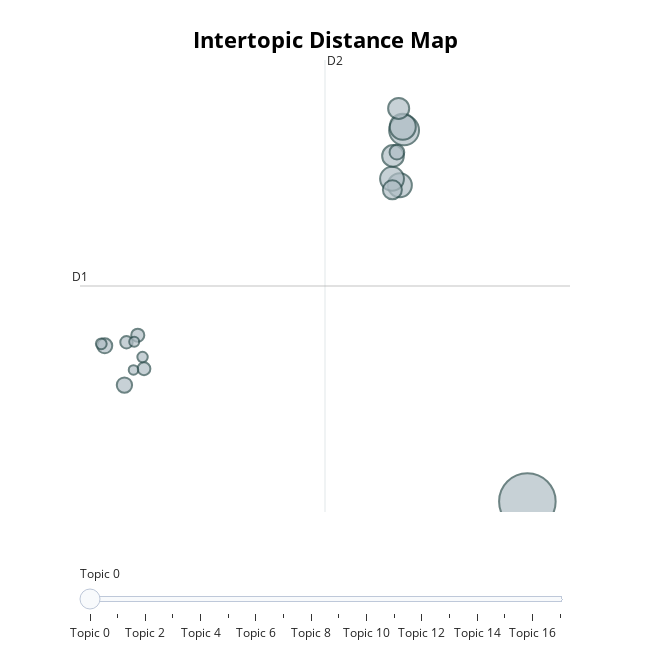

Source (notebook cell):
### Code cell


### Figure 1 — Plotly figure (JSON) as saved in the notebook; plotly's stock layout.template omitted (floating-point values rounded to 4 significant figures)
{"data": [{"customdata": [[19.42, -2.069, 0, "policy | and | monetary | financial | of", 354], [10.99, 8.851, 1, "to | we | our | have | euro", 99], [10.9, 8.954, 2, "inflation | euro | and | policy | growth", 75], [10.7, 7.233, 3, "banks | are | for | banking | have", 64], [10.17, 7.423, 4, "european | union | financial | euro | market", 63], [10.24, 8.097, 5, "financial | as | have | crisis | on", 52], [10.62, 9.494, 6, "auf | das | eine | nicht | wir", 49], [10.19, 7.099, 7, "payments | payment | retail | digital | instant", 40], [-8.111, 1.355, 8, "euro | banknotes | is | it | to", 26], [-9.456, 2.511, 9, "financial | banks | banking | be | area", 25], [10.5, 8.206, 10, "that | of | it | research | which", 24], [-7.2, 2.822, 11, "euro | ecb | digital | economic | european", 19], [-6.774, 1.835, 12, "los | para | se | por | les", 18], [-7.972, 2.614, 13, "presentation | content | related | executive | ecb", 17], [-9.693, 2.568, 14, "financial | policy | rate | ecb | households", 13], [-6.873, 2.179, 15, "we | as | have | financial | for", 12], [-7.443, 2.632, 16, "cyber | infrastructures | fmis | ecrb | european", 11], [-7.492, 1.802, 17, "euro | growth | and | for | it", 10]], "hovertemplate": "<b>Topic %{customdata[2]}</b><br>Words: %{customdata[3]}<br>Size: %{customdata[4]}", "legendgroup": "", "marker": {"color": "#B0BEC5", "line": {"color": "DarkSlateGrey", "width": 2}, "size": [354, 99, 75, 64, 63, 52, 49, 40, 26, 25, 24, 19, 18, 17, 13, 12, 11, 10], "sizemode": "area", "sizeref": 0.2213, "symbol": "circle"}, "mode": "markers", "name": "", "orientation": "v", "showlegend": false, "type": "scatter", "x": [19.42, 10.99, 10.9, 10.7, 10.17, 10.24, 10.62, 10.19, -8.111, -9.456, 10.5, -7.2, -6.774, -7.972, -9.693, -6.873, -7.443, -7.492], "xaxis": "x", "y": [-2.069, 8.851, 8.954, 7.233, 7.423, 8.097, 9.494, 7.099, 1.355, 2.511, 8.206, 2.822, 1.835, 2.614, 2.568, 2.179, 2.632, 1.802], "yaxis": "y"}], "layout": {"annotations": [{"showarrow": false, "text": "D1", "x": -11.15, "y": 4.269, "yshift": 10}, {"showarrow": false, "text": "D2", "x": 5.591, "xshift": 10, "y": 10.92}], "height": 650, "hoverlabel": {"bgcolor": "white", "font": {"family": "Rockwell", "size": 16}}, "legend": {"itemsizing": "constant", "tracegroupgap": 0}, "margin": {"t": 60}, "shapes": [{"line": {"color": "#CFD8DC", "width": 2}, "type": "line", "x0": 5.591, "x1": 5.591, "y0": -2.379, "y1": 10.92}, {"line": {"color": "#9E9E9E", "width": 2}, "type": "line", "x0": -11.15, "x1": 22.33, "y0": 4.269, "y1": 4.269}], "sliders": [{"active": 0, "pad": {"t": 50}, "steps": [{"args": [{"marker.color": [["red", "#B0BEC5", "#B0BEC5", "#B0BEC5", "#B0BEC5", "#B0BEC5", "#B0BEC5", "#B0BEC5", "#B0BEC5", "#B0BEC5", "#B0BEC5", "#B0BEC5", "#B0BEC5", "#B0BEC5", "#B0BEC5", "#B0BEC5", "#B0BEC5", "#B0BEC5"]]}], "label": "Topic 0", "method": "update"}, {"args": [{"marker.color": [["#B0BEC5", "red", "#B0BEC5", "#B0BEC5", "#B0BEC5", "#B0BEC5", "#B0BEC5", "#B0BEC5", "#B0BEC5", "#B0BEC5", "#B0BEC5", "#B0BEC5", "#B0BEC5", "#B0BEC5", "#B0BEC5", "#B0BEC5", "#B0BEC5", "#B0BEC5"]]}], "label": "Topic 1", "method": "update"}, {"args": [{"marker.color": [["#B0BEC5", "#B0BEC5", "red", "#B0BEC5", "#B0BEC5", "#B0BEC5", "#B0BEC5", "#B0BEC5", "#B0BEC5", "#B0BEC5", "#B0BEC5", "#B0BEC5", "#B0BEC5", "#B0BEC5", "#B0BEC5", "#B0BEC5", "#B0BEC5", "#B0BEC5"]]}], "label": "Topic 2", "method": "update"}, {"args": [{"marker.color": [["#B0BEC5", "#B0BEC5", "#B0BEC5", "red", "#B0BEC5", "#B0BEC5", "#B0BEC5", "#B0BEC5", "#B0BEC5", "#B0BEC5", "#B0BEC5", "#B0BEC5", "#B0BEC5", "#B0BEC5", "#B0BEC5", "#B0BEC5", "#B0BEC5", "#B0BEC5"]]}], "label": "Topic 3", "method": "update"}, {"args": [{"marker.color": [["#B0BEC5", "#B0BEC5", "#B0BEC5", "#B0BEC5", "red", "#B0BEC5", "#B0BEC5", "#B0BEC5", "#B0BEC5", "#B0BEC5", "#B0BEC5", "#B0BEC5", "#B0BEC5", "#B0BEC5", "#B0BEC5", "#B0BEC5", "#B0BEC5", "#B0BEC5"]]}], "label": "Topic 4", "method": "update"}, {"args": [{"marker.color": [["#B0BEC5", "#B0BEC5", "#B0BEC5", "#B0BEC5", "#B0BEC5", "red", "#B0BEC5", "#B0BEC5", "#B0BEC5", "#B0BEC5", "#B0BEC5", "#B0BEC5", "#B0BEC5", "#B0BEC5", "#B0BEC5", "#B0BEC5", "#B0BEC5", "#B0BEC5"]]}], "label": "Topic 5", "method": "update"}, {"args": [{"marker.color": [["#B0BEC5", "#B0BEC5", "#B0BEC5", "#B0BEC5", "#B0BEC5", "#B0BEC5", "red", "#B0BEC5", "#B0BEC5", "#B0BEC5", "#B0BEC5", "#B0BEC5", "#B0BEC5", "#B0BEC5", "#B0BEC5", "#B0BEC5", "#B0BEC5", "#B0BEC5"]]}], "label": "Topic 6", "method": "update"}, {"args": [{"marker.color": [["#B0BEC5", "#B0BEC5", "#B0BEC5", "#B0BEC5", "#B0BEC5", "#B0BEC5", "#B0BEC5", "red", "#B0BEC5", "#B0BEC5", "#B0BEC5", "#B0BEC5", "#B0BEC5", "#B0BEC5", "#B0BEC5", "#B0BEC5", "#B0BEC5", "#B0BEC5"]]}], "label": "Topic 7", "method": "update"}, {"args": [{"marker.color": [["#B0BEC5", "#B0BEC5", "#B0BEC5", "#B0BEC5", "#B0BEC5", "#B0BEC5", "#B0BEC5", "#B0BEC5", "red", "#B0BEC5", "#B0BEC5", "#B0BEC5", "#B0BEC5", "#B0BEC5", "#B0BEC5", "#B0BEC5", "#B0BEC5", "#B0BEC5"]]}], "label": "Topic 8", "method": "update"}, {"args": [{"marker.color": [["#B0BEC5", "#B0BEC5", "#B0BEC5", "#B0BEC5", "#B0BEC5", "#B0BEC5", "#B0BEC5", "#B0BEC5", "#B0BEC5", "red", "#B0BEC5", "#B0BEC5", "#B0BEC5", "#B0BEC5", "#B0BEC5", "#B0BEC5", "#B0BEC5", "#B0BEC5"]]}], "label": "Topic 9", "method": "update"}, {"args": [{"marker.color": [["#B0BEC5", "#B0BEC5", "#B0BEC5", "#B0BEC5", "#B0BEC5", "#B0BEC5", "#B0BEC5", "#B0BEC5", "#B0BEC5", "#B0BEC5", "red", "#B0BEC5", "#B0BEC5", "#B0BEC5", "#B0BEC5", "#B0BEC5", "#B0BEC5", "#B0BEC5"]]}], "label": "Topic 10", "method": "update"}, {"args": [{"marker.color": [["#B0BEC5", "#B0BEC5", "#B0BEC5", "#B0BEC5", "#B0BEC5", "#B0BEC5", "#B0BEC5", "#B0BEC5", "#B0BEC5", "#B0BEC5", "#B0BEC5", "red", "#B0BEC5", "#B0BEC5", "#B0BEC5", "#B0BEC5", "#B0BEC5", "#B0BEC5"]]}], "label": "Topic 11", "method": "update"}, {"args": [{"marker.color": [["#B0BEC5", "#B0BEC5", "#B0BEC5", "#B0BEC5", "#B0BEC5", "#B0BEC5", "#B0BEC5", "#B0BEC5", "#B0BEC5", "#B0BEC5", "#B0BEC5", "#B0BEC5", "red", "#B0BEC5", "#B0BEC5", "#B0BEC5", "#B0BEC5", "#B0BEC5"]]}], "label": "Topic 12", "method": "update"}, {"args": [{"marker.color": [["#B0BEC5", "#B0BEC5", "#B0BEC5", "#B0BEC5", "#B0BEC5", "#B0BEC5", "#B0BEC5", "#B0BEC5", "#B0BEC5", "#B0BEC5", "#B0BEC5", "#B0BEC5", "#B0BEC5", "red", "#B0BEC5", "#B0BEC5", "#B0BEC5", "#B0BEC5"]]}], "label": "Topic 13", "method": "update"}, {"args": [{"marker.color": [["#B0BEC5", "#B0BEC5", "#B0BEC5", "#B0BEC5", "#B0BEC5", "#B0BEC5", "#B0BEC5", "#B0BEC5", "#B0BEC5", "#B0BEC5", "#B0BEC5", "#B0BEC5", "#B0BEC5", "#B0BEC5", "red", "#B0BEC5", "#B0BEC5", "#B0BEC5"]]}], "label": "Topic 14", "method": "update"}, {"args": [{"marker.color": [["#B0BEC5", "#B0BEC5", "#B0BEC5", "#B0BEC5", "#B0BEC5", "#B0BEC5", "#B0BEC5", "#B0BEC5", "#B0BEC5", "#B0BEC5", "#B0BEC5", "#B0BEC5", "#B0BEC5", "#B0BEC5", "#B0BEC5", "red", "#B0BEC5", "#B0BEC5"]]}], "label": "Topic 15", "method": "update"}, {"args": [{"marker.color": [["#B0BEC5", "#B0BEC5", "#B0BEC5", "#B0BEC5", "#B0BEC5", "#B0BEC5", "#B0BEC5", "#B0BEC5", "#B0BEC5", "#B0BEC5", "#B0BEC5", "#B0BEC5", "#B0BEC5", "#B0BEC5", "#B0BEC5", "#B0BEC5", "red", "#B0BEC5"]]}], "label": "Topic 16", "method": "update"}, {"args": [{"marker.color": [["#B0BEC5", "#B0BEC5", "#B0BEC5", "#B0BEC5", "#B0BEC5", "#B0BEC5", "#B0BEC5", "#B0BEC5", "#B0BEC5", "#B0BEC5", "#B0BEC5", "#B0BEC5", "#B0BEC5", "#B0BEC5", "#B0BEC5", "#B0BEC5", "#B0BEC5", "red"]]}], "label": "Topic 17", "method": "update"}]}], "title": {"font": {"color": "Black", "size": 22}, "text": "<b>Intertopic Distance Map", "x": 0.5, "xanchor": "center", "y": 0.95, "yanchor": "top"}, "width": 650, "xaxis": {"anchor": "y", "domain": [0, 1], "range": [-11.15, 22.33], "title": {"text": ""}, "visible": false}, "yaxis": {"anchor": "x", "domain": [0, 1], "range": [-2.379, 10.92], "title": {"text": ""}, "visible": false}}}
